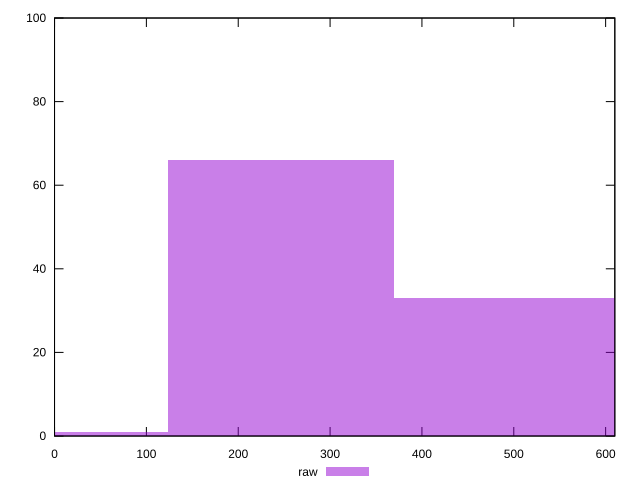

The script that saved this image:
reset

$raw <<EOF
246.3441285069184 66
492.6882570138368 33
0 1
EOF

set key outside below
set boxwidth 246.3441285069184
set xrange [0:610]
set yrange [0:100]
set trange [0:100]
set style fill transparent solid 0.5 noborder
set terminal svg size 640, 490 enhanced background rgb 'white'
set output "report_00013_2021-02-09T12-04-24.940Z/uses-webp-images/samples/pages+cached/raw/histogram.svg"

plot $raw title "raw" with boxes

reset
